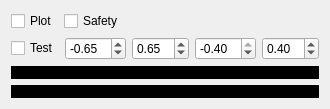
      <widget class="QWidget" name="tab_8">
       <attribute name="title">
        <string>OBS</string>
       </attribute>
       <layout class="QVBoxLayout" name="verticalLayout_3">
        <item>
         <layout class="QVBoxLayout" name="verticalLayout" stretch="0,0,1,1">
          <item>
           <layout class="QHBoxLayout" name="horizontalLayout_8">
            <item>
             <widget class="QCheckBox" name="ckb_PlotObs">
              <property name="text">
               <string>Plot</string>
              </property>
             </widget>
            </item>
            <item>
             <widget class="QCheckBox" name="ckb_PlotSafetyObs">
              <property name="text">
               <string>Safety</string>
              </property>
             </widget>
            </item>
            <item>
             <widget class="QLabel" name="lb_FieldInfo">
              <property name="text">
               <string/>
              </property>
             </widget>
            </item>
            <item>
             <spacer name="horizontalSpacer_2">
              <property name="orientation">
               <enum>Qt::Horizontal</enum>
              </property>
              <property name="sizeHint" stdset="0">
               <size>
                <width>40</width>
                <height>20</height>
               </size>
              </property>
             </spacer>
            </item>
           </layout>
          </item>
          <item>
           <layout class="QHBoxLayout" name="horizontalLayout_3">
            <item>
             <widget class="QCheckBox" name="ckb_ObsTest">
              <property name="text">
               <string>Test</string>
              </property>
             </widget>
            </item>
            <item>
             <widget class="QDoubleSpinBox" name="spb_ObsTest1">
              <property name="minimum">
               <double>-99.000000000000000</double>
              </property>
              <property name="maximum">
               <double>0.000000000000000</double>
              </property>
              <property name="singleStep">
               <double>0.010000000000000</double>
              </property>
              <property name="value">
               <double>-0.650000000000000</double>
              </property>
             </widget>
            </item>
            <item>
             <widget class="QDoubleSpinBox" name="spb_ObsTest2">
              <property name="singleStep">
               <double>0.010000000000000</double>
              </property>
              <property name="value">
               <double>0.650000000000000</double>
              </property>
             </widget>
            </item>
            <item>
             <widget class="QDoubleSpinBox" name="spb_ObsTest3">
              <property name="minimum">
               <double>-99.000000000000000</double>
              </property>
              <property name="maximum">
               <double>-0.400000000000000</double>
              </property>
              <property name="singleStep">
               <double>0.010000000000000</double>
              </property>
             </widget>
            </item>
            <item>
             <widget class="QDoubleSpinBox" name="spb_ObsTest4">
              <property name="singleStep">
               <double>0.010000000000000</double>
              </property>
              <property name="value">
               <double>0.400000000000000</double>
              </property>
             </widget>
            </item>
           </layout>
          </item>
          <item>
           <widget class="QLabel" name="lb_Screen6">
            <property name="sizePolicy">
             <sizepolicy hsizetype="Preferred" vsizetype="Preferred">
              <horstretch>0</horstretch>
              <verstretch>0</verstretch>
             </sizepolicy>
            </property>
            <property name="font">
             <font>
              <pointsize>8</pointsize>
             </font>
            </property>
            <property name="styleSheet">
             <string notr="true">background-color: rgb(0, 0, 0);</string>
            </property>
            <property name="text">
             <string/>
            </property>
           </widget>
          </item>
          <item>
           <widget class="QLabel" name="lb_Screen7">
            <property name="sizePolicy">
             <sizepolicy hsizetype="Preferred" vsizetype="Preferred">
              <horstretch>0</horstretch>
              <verstretch>0</verstretch>
             </sizepolicy>
            </property>
            <property name="font">
             <font>
              <pointsize>8</pointsize>
             </font>
            </property>
            <property name="styleSheet">
             <string notr="true">background-color: rgb(0, 0, 0);</string>
            </property>
            <property name="text">
             <string/>
            </property>
           </widget>
          </item>
         </layout>
        </item>
       </layout>
      </widget>
